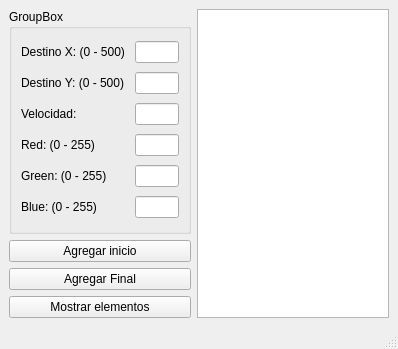
<?xml version="1.0" encoding="UTF-8"?>
<ui version="4.0">
 <class>MainWindow</class>
 <widget class="QMainWindow" name="MainWindow">
  <property name="geometry">
   <rect>
    <x>0</x>
    <y>0</y>
    <width>398</width>
    <height>349</height>
   </rect>
  </property>
  <property name="windowTitle">
   <string>MainWindow</string>
  </property>
  <widget class="QWidget" name="centralwidget">
   <layout class="QGridLayout" name="gridLayout_2">
    <item row="4" column="0">
     <widget class="QPushButton" name="Mostrar_pushButton">
      <property name="text">
       <string>Mostrar elementos</string>
      </property>
     </widget>
    </item>
    <item row="2" column="0">
     <widget class="QPushButton" name="Agregar_inicio_pushButton">
      <property name="text">
       <string>Agregar inicio</string>
      </property>
     </widget>
    </item>
    <item row="1" column="0">
     <widget class="QGroupBox" name="groupBox">
      <property name="title">
       <string>GroupBox</string>
      </property>
      <layout class="QGridLayout" name="gridLayout">
       <item row="6" column="3" colspan="2">
        <widget class="QLineEdit" name="Red_lineEdit"/>
       </item>
       <item row="1" column="1" colspan="2">
        <widget class="QLabel" name="DestinoY">
         <property name="text">
          <string>Destino Y: (0 - 500) </string>
         </property>
        </widget>
       </item>
       <item row="12" column="1">
        <widget class="QLabel" name="Blue">
         <property name="text">
          <string>Blue: (0 - 255)</string>
         </property>
        </widget>
       </item>
       <item row="2" column="1">
        <widget class="QLabel" name="Velocidad">
         <property name="text">
          <string>Velocidad:</string>
         </property>
        </widget>
       </item>
       <item row="10" column="1">
        <widget class="QLabel" name="Green">
         <property name="text">
          <string>Green: (0 - 255)</string>
         </property>
        </widget>
       </item>
       <item row="0" column="1" colspan="2">
        <widget class="QLabel" name="DestinoX">
         <property name="text">
          <string>Destino X: (0 - 500) </string>
         </property>
        </widget>
       </item>
       <item row="0" column="3" colspan="2">
        <widget class="QLineEdit" name="DestinoX_lineEdit"/>
       </item>
       <item row="2" column="3" colspan="2">
        <widget class="QLineEdit" name="Velocidad_lineEdit"/>
       </item>
       <item row="6" column="1">
        <widget class="QLabel" name="Red">
         <property name="text">
          <string>Red: (0 - 255)</string>
         </property>
        </widget>
       </item>
       <item row="1" column="3" colspan="2">
        <widget class="QLineEdit" name="DestinoY_lineEdit"/>
       </item>
       <item row="12" column="3" colspan="2">
        <widget class="QLineEdit" name="Blue_lineEdit"/>
       </item>
       <item row="10" column="3" colspan="2">
        <widget class="QLineEdit" name="Green_lineEdit"/>
       </item>
      </layout>
     </widget>
    </item>
    <item row="3" column="0">
     <widget class="QPushButton" name="Agregar_final_pushButton">
      <property name="text">
       <string>Agregar Final</string>
      </property>
     </widget>
    </item>
    <item row="1" column="1" rowspan="4">
     <widget class="QPlainTextEdit" name="Salida"/>
    </item>
   </layout>
  </widget>
  <widget class="QMenuBar" name="menubar">
   <property name="geometry">
    <rect>
     <x>0</x>
     <y>0</y>
     <width>398</width>
     <height>22</height>
    </rect>
   </property>
  </widget>
  <widget class="QStatusBar" name="statusbar"/>
 </widget>
 <resources/>
 <connections/>
</ui>
